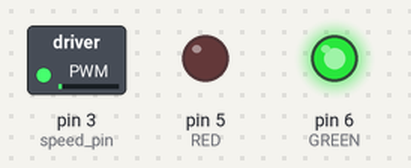
The sketch below on a simulated Arduino Uno, built with avr-gcc and run on an emulated ATmega328P. On the bench: switched loads named in the sketch (green lamp = pin HIGH), output pins drawn as LEDs (lit = HIGH).

Above: at 0.05 s.
At 0.8 s:
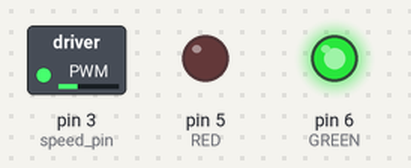
At 1.55 s:
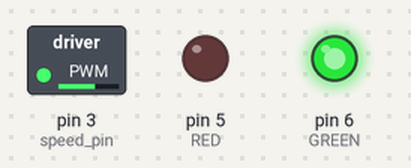
At 3.1 s:
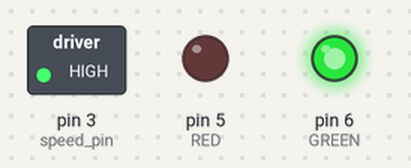
At 4.65 s:
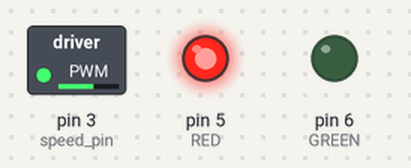
At 6.2 s:
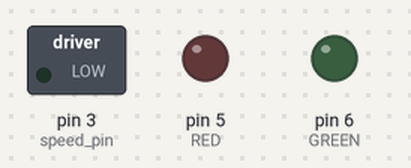
Timing chart, 0 to 8.1 s (numbered marks = the images above):
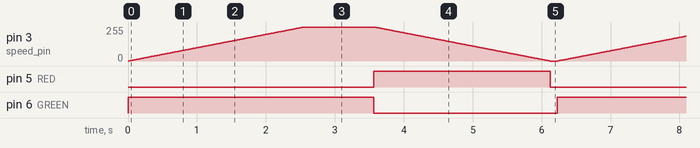

The sketch:

dc_motor_varying_speed.ino
```cpp
/* ***************************************************************
 *  DC motor using single transistor
 *  MEGN200 - Arduino activities Week 3
 *  Fall 2020
 *  Code Written by Jordan Sturdy
 * ***************************************************************/

// Define RBG Pins
#define GREEN 6
#define RED 5

/* Global Constants */
const int speed_pin = 3; // Set digital pin connected to base of transistor

/* Global Variables */
int motor_speed = 0;

void setup() {
  Serial.begin(9600);
  pinMode(speed_pin, OUTPUT); // using pin as output to transistor
  pinMode(RED, OUTPUT);
  pinMode(GREEN, OUTPUT);
}

void loop() {
  analogWrite(GREEN, 255);
  // write a for loop to increment PWM from 0 to 255 and set the motor speed
  for (motor_speed = 0; motor_speed <= 255; motor_speed = motor_speed+1) { // increase duty cycle every 100th of a second until reach 100%
      analogWrite(speed_pin,motor_speed);// set motor speed (PWM with analogWrite)
      delay(10); // pause for effect (PWM will increment too fast without this)
    }

  delay(1000); // run motor at full speed for one second before slowing down
  analogWrite(GREEN, 0);

  analogWrite(RED, 255);
  // write a for loop to increment PWM from 0 to 255 and set the motor speed
  for (motor_speed = 255; motor_speed >= 0; motor_speed = motor_speed-1){ // decrease duty cycle every 100th of a second until reach 0%
      analogWrite(speed_pin,motor_speed);// set motor speed (PWM with analogWrite)
      delay(10); // pause for effect
    }
  analogWrite(RED, 0);
  delay(100); // wait breifly before starting again.


}
```

Measured:
- by itself, pin 5 (RED): alternates HIGH for 2.6 s and LOW for 3.7 s
- by itself, pin 6 (GREEN): alternates HIGH for 3.6 s and LOW for 2.7 s
